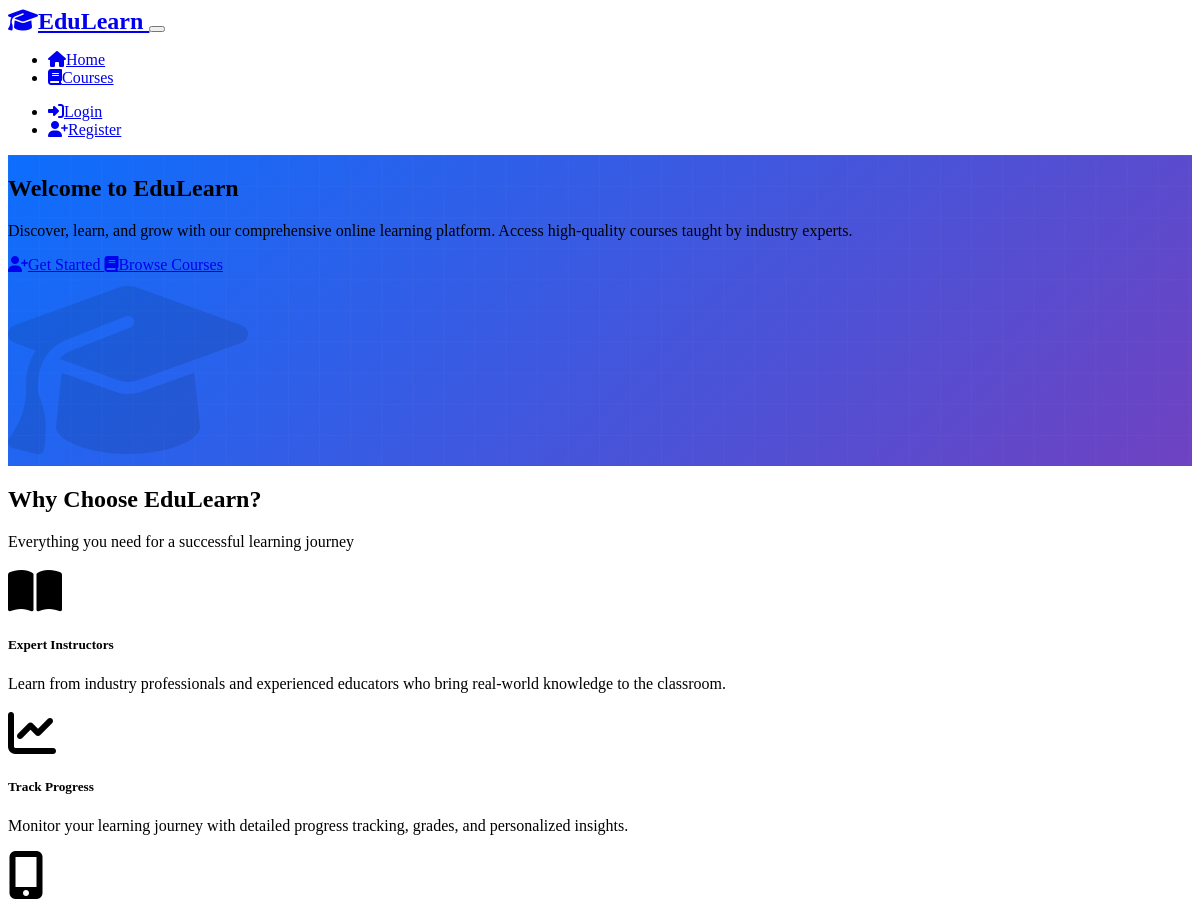
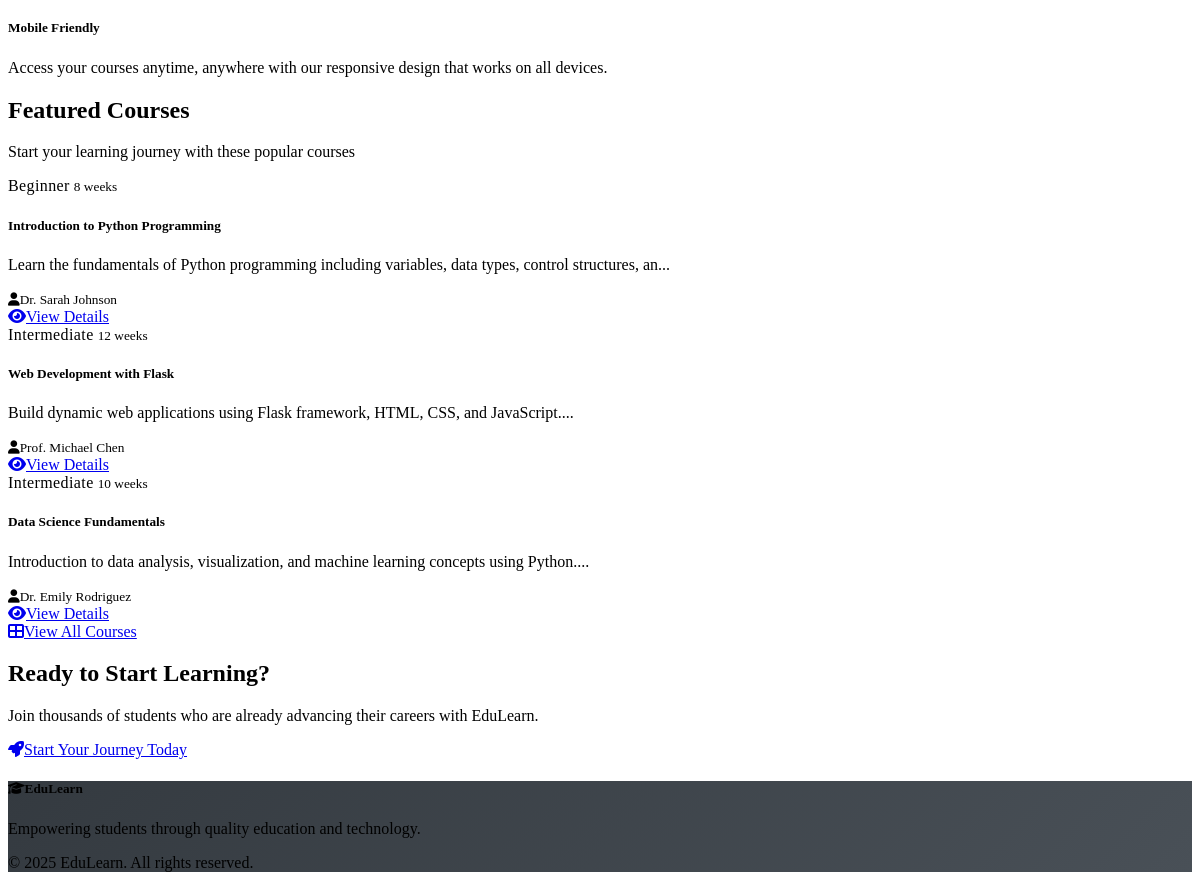
The page / on the database its author committed (2 pictures, top to bottom).
### models.py (models this page shows, shortened)
class Course(db.Model):
    id = db.Column(db.Integer, primary_key=True)
    title = db.Column(db.String(200), nullable=False)
    description = db.Column(db.Text, nullable=False)
    instructor = db.Column(db.String(100), nullable=False)
    duration_weeks = db.Column(db.Integer, nullable=False)
    difficulty = db.Column(db.String(20), nullable=False)  # Beginner, Intermediate, Advanced
    max_students = db.Column(db.Integer, default=30)
    created_at = db.Column(db.DateTime, default=datetime.utcnow)
    enrollments = db.relationship('Enrollment', backref='course', lazy=True)
    grades = db.relationship('Grade', backref='course', lazy=True)

### routes.py (the view)
@app.route('/')
def index():
    featured_courses = Course.query.limit(3).all()
    return render_template('index.html', courses=featured_courses)

### templates/index.html (shortened to what this page needs)
{% extends "base.html" %}
{% block content %}
<section class="hero-section bg-primary text-white py-5">
    <div class="container">
        <div class="row align-items-center">
            <div class="col-lg-6">
                <h1 class="display-4 fw-bold mb-4">Welcome to EduLearn</h1>
                <p class="lead mb-4">Discover, learn, and grow with our comprehensive online learning platform. Access high-quality courses taught by industry experts.</p>
                {% if not session.user_id %}
                <div class="d-flex gap-3">
                    <a href="{{ url_for('register') }}" class="btn btn-light btn-lg">
                        <i class="fas fa-user-plus me-2"></i>Get Started
                    </a>
                    <a href="{{ url_for('courses') }}" class="btn btn-outline-light btn-lg">
                        <i class="fas fa-book me-2"></i>Browse Courses
                    </a>
                </div>
                {% endif %}
            </div>
            <div class="col-lg-6 text-center">
                <i class="fas fa-graduation-cap" style="font-size: 12rem; opacity: 0.1;"></i>
            </div>
        </div>
    </div>
</section>
<section class="py-5">
    <div class="container">
        <div class="row text-center mb-5">
            <div class="col-12">
                <h2 class="display-5 fw-bold mb-3">Why Choose EduLearn?</h2>
                <p class="lead text-muted">Everything you need for a successful learning journey</p>
            </div>
        </div>
        <div class="row g-4">
            <div class="col-md-4">
                <div class="card h-100 border-0 shadow-sm">
                    <div class="card-body text-center p-4">
                        <div class="mb-3">
                            <i class="fas fa-book-open text-primary" style="font-size: 3rem;"></i>
                        </div>
                        <h5 class="card-title">Expert Instructors</h5>
                        <p class="card-text text-muted">Learn from industry professionals and experienced educators who bring real-world knowledge to the classroom.</p>
                    </div>
                </div>
            </div>
            <div class="col-md-4">
                <div class="card h-100 border-0 shadow-sm">
                    <div class="card-body text-center p-4">
                        <div class="mb-3">
                            <i class="fas fa-chart-line text-primary" style="font-size: 3rem;"></i>
                        </div>
                        <h5 class="card-title">Track Progress</h5>
                        <p class="card-text text-muted">Monitor your learning journey with detailed progress tracking, grades, and personalized insights.</p>
                    </div>
                </div>
            </div>
            <div class="col-md-4">
                <div class="card h-100 border-0 shadow-sm">
                    <div class="card-body text-center p-4">
                        <div class="mb-3">
                            <i class="fas fa-mobile-alt text-primary" style="font-size: 3rem;"></i>
                        </div>
                        <h5 class="card-title">Mobile Friendly</h5>
                        <p class="card-text text-muted">Access your courses anytime, anywhere with our responsive design that works on all devices.</p>
                    </div>
                </div>
            </div>
        </div>
    </div>
</section>
{% if courses %}
<section class="py-5 bg-light">
    <div class="container">
        <div class="row text-center mb-5">
            <div class="col-12">
                <h2 class="display-5 fw-bold mb-3">Featured Courses</h2>
                <p class="lead text-muted">Start your learning journey with these popular courses</p>
            </div>
        </div>
        <div class="row g-4">
            {% for course in courses %}
            <div class="col-lg-4">
                <div class="card h-100 border-0 shadow-sm">
                    <div class="card-body">
                        <div class="d-flex justify-content-between align-items-start mb-3">
                            <span class="badge bg-primary">{{ course.difficulty }}</span>
                            <small class="text-muted">{{ course.duration_weeks }} weeks</small>
                        </div>
                        <h5 class="card-title">{{ course.title }}</h5>
                        <p class="card-text text-muted">{{ course.description[:100] }}...</p>
                        <div class="mt-3">
                            <small class="text-muted">
                                <i class="fas fa-user me-1"></i>{{ course.instructor }}
                            </small>
                        </div>
                    </div>
                    <div class="card-footer bg-transparent border-0 pt-0">
                        <a href="{{ url_for('course_detail', course_id=course.id) }}" class="btn btn-outline-primary w-100">
                            <i class="fas fa-eye me-2"></i>View Details
                        </a>
                    </div>
                </div>
            </div>
            {% endfor %}
        </div>
        <div class="text-center mt-5">
            <a href="{{ url_for('courses') }}" class="btn btn-primary btn-lg">
                <i class="fas fa-th-large me-2"></i>View All Courses
            </a>
        </div>
    </div>
</section>
{% endif %}
<section class="py-5 bg-primary text-white">
    <div class="container text-center">
        <div class="row">
            <div class="col-lg-8 mx-auto">
                <h2 class="display-5 fw-bold mb-4">Ready to Start Learning?</h2>
                <p class="lead mb-4">Join thousands of students who are already advancing their careers with EduLearn.</p>
                {% if not session.user_id %}
                <a href="{{ url_for('register') }}" class="btn btn-light btn-lg">
                    <i class="fas fa-rocket me-2"></i>Start Your Journey Today
                </a>
                {% endif %}
            </div>
        </div>
    </div>
</section>
{% endblock %}

### static/css/custom.css (style rules this page uses)
:root { --bs-primary-rgb: 13, 110, 253; --bs-success-rgb: 25, 135, 84; --bs-warning-rgb: 255, 193, 7; --bs-danger-rgb: 220, 53, 69; --bs-info-rgb: 13, 202, 240; }
.hero-section { background: linear-gradient(135deg, var(--bs-primary) 0%, #6f42c1 100%); position: relative; overflow: hidden; }
.hero-section::before { content: ''; position: absolute; top: 0; left: 0; right: 0; bottom: 0; opacity: 0.3; }
.hero-section .container { position: relative; z-index: 1; }
.card { transition: transform 0.2s ease-in-out, box-shadow 0.2s ease-in-out; }
.badge { font-weight: 500; letter-spacing: 0.025em; }
.btn { font-weight: 500; border-radius: 0.5rem; transition: all 0.2s ease; }
.fade-in { animation: fadeIn 0.6s ease-out; }
[data-bs-theme="dark"] .hero-section { background: linear-gradient(135deg, #0d6efd 0%, #6f42c1 100%); }
[data-bs-theme="dark"] .card { background-color: var(--bs-gray-800); border-color: var(--bs-gray-700); }

### rows shown on the page
Course: difficulty "Beginner", duration_weeks "8", title "Introduction to Python Programming", description "Learn the fundamentals of Python programming including variables, data types, control structures, an", instructor "Dr. Sarah Johnson"
Course: difficulty "Intermediate", duration_weeks "12", title "Web Development with Flask", description "Build dynamic web applications using Flask framework, HTML, CSS, and JavaScript.", instructor "Prof. Michael Chen"
Course: difficulty "Intermediate", duration_weeks "10", title "Data Science Fundamentals", description "Introduction to data analysis, visualization, and machine learning concepts using Python.", instructor "Dr. Emily Rodriguez"
